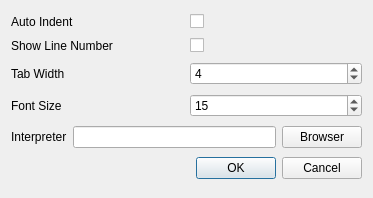
<?xml version="1.0" encoding="UTF-8"?>
<ui version="4.0">
 <class>SettingDialog</class>
 <widget class="QDialog" name="SettingDialog">
  <property name="geometry">
   <rect>
    <x>0</x>
    <y>0</y>
    <width>373</width>
    <height>198</height>
   </rect>
  </property>
  <property name="windowTitle">
   <string>Dialog</string>
  </property>
  <property name="windowIcon">
   <iconset resource="application.qrc">
    <normaloff>:/images/icon.png</normaloff>:/images/icon.png</iconset>
  </property>
  <layout class="QGridLayout" name="gridLayout">
   <item row="0" column="0">
    <layout class="QHBoxLayout" name="horizontalLayout">
     <item>
      <widget class="QLabel" name="label">
       <property name="text">
        <string>Auto Indent</string>
       </property>
      </widget>
     </item>
     <item>
      <widget class="QCheckBox" name="checkBox_autoIndent">
       <property name="text">
        <string/>
       </property>
      </widget>
     </item>
    </layout>
   </item>
   <item row="2" column="0">
    <layout class="QHBoxLayout" name="horizontalLayout_3">
     <item>
      <widget class="QLabel" name="label_3">
       <property name="text">
        <string>Tab Width</string>
       </property>
      </widget>
     </item>
     <item>
      <widget class="QSpinBox" name="spinBox_tabWidth">
       <property name="value">
        <number>4</number>
       </property>
      </widget>
     </item>
    </layout>
   </item>
   <item row="1" column="0">
    <layout class="QHBoxLayout" name="horizontalLayout_2">
     <item>
      <widget class="QLabel" name="label_2">
       <property name="text">
        <string>Show Line Number</string>
       </property>
      </widget>
     </item>
     <item>
      <widget class="QCheckBox" name="checkBox_showLineNumber">
       <property name="text">
        <string/>
       </property>
      </widget>
     </item>
    </layout>
   </item>
   <item row="4" column="0">
    <layout class="QHBoxLayout" name="horizontalLayout_7">
     <item>
      <widget class="QLabel" name="label_7">
       <property name="text">
        <string>Interpreter</string>
       </property>
      </widget>
     </item>
     <item>
      <widget class="QLineEdit" name="lineEdit_interpreter"/>
     </item>
     <item>
      <widget class="QPushButton" name="pushButton_interpreter">
       <property name="text">
        <string>Browser</string>
       </property>
      </widget>
     </item>
    </layout>
   </item>
   <item row="3" column="0">
    <layout class="QHBoxLayout" name="horizontalLayout_4">
     <item>
      <widget class="QLabel" name="label_4">
       <property name="text">
        <string>Font Size</string>
       </property>
      </widget>
     </item>
     <item>
      <widget class="QSpinBox" name="spinBox_fontSize">
       <property name="value">
        <number>15</number>
       </property>
      </widget>
     </item>
    </layout>
   </item>
   <item row="5" column="0">
    <widget class="QDialogButtonBox" name="buttonBox">
     <property name="standardButtons">
      <set>QDialogButtonBox::Cancel|QDialogButtonBox::Ok</set>
     </property>
    </widget>
   </item>
  </layout>
 </widget>
 <resources>
  <include location="application.qrc"/>
 </resources>
 <connections>
  <connection>
   <sender>buttonBox</sender>
   <signal>rejected()</signal>
   <receiver>SettingDialog</receiver>
   <slot>close()</slot>
   <hints>
    <hint type="sourcelabel">
     <x>347</x>
     <y>424</y>
    </hint>
    <hint type="destinationlabel">
     <x>347</x>
     <y>221</y>
    </hint>
   </hints>
  </connection>
 </connections>
</ui>
